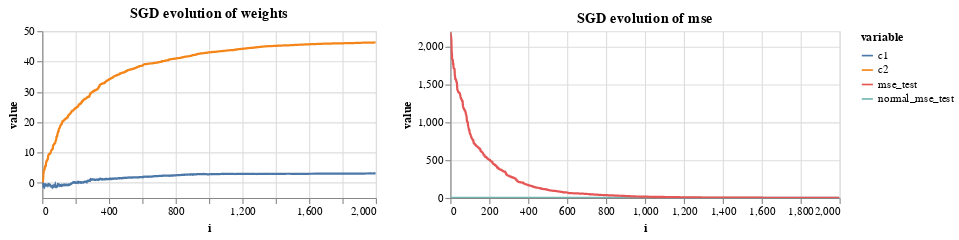

Notebook cell for this chart:
### Code cell
import altair as alt

alt.data_transformers.disable_max_rows()

pltr1 = (pd.melt(df_stats[['i', 'c1', 'c2']], id_vars=["i"]))
pltr2 = (pd.melt(df_stats[['i', 'normal_mse_test', 'mse_test']], id_vars=["i"]))

p1 = (alt.Chart(pltr1, title='SGD evolution of weights')
        .mark_line()
        .encode(x='i', y='value', color='variable', tooltip=['i', 'value', 'variable'])
        .properties(width=300, height=150)
        .interactive())

p2 = (alt.Chart(pltr2, title='SGD evolution of mse')
        .mark_line()
        .encode(x='i', y='value', color='variable', tooltip=['i', 'value', 'variable'])
        .properties(width=350, height=150)
        .interactive())

p1 | p2

### Figure 1 — Vega-Lite specification as saved in the notebook (floating-point values rounded to 4 significant figures; data arrays with more than 128 entries replaced by an {"elided": "..."} marker saying what was removed)
{"config": {"view": {"continuousWidth": 400, "continuousHeight": 300}}, "hconcat": [{"data": {"name": "data-ff71941a66a12fb5fb14f14b22a8d720"}, "mark": "line", "encoding": {"color": {"field": "variable", "type": "nominal"}, "tooltip": [{"field": "i", "type": "quantitative"}, {"field": "value", "type": "quantitative"}, {"field": "variable", "type": "nominal"}], "x": {"field": "i", "type": "quantitative"}, "y": {"field": "value", "type": "quantitative"}}, "height": 150, "selection": {"selector001": {"type": "interval", "bind": "scales", "encodings": ["x", "y"]}}, "title": "SGD evolution of weights", "width": 300}, {"data": {"name": "data-7c4ccee84ceffcd1f2fa87281bb12d47"}, "mark": "line", "encoding": {"color": {"field": "variable", "type": "nominal"}, "tooltip": [{"field": "i", "type": "quantitative"}, {"field": "value", "type": "quantitative"}, {"field": "variable", "type": "nominal"}], "x": {"field": "i", "type": "quantitative"}, "y": {"field": "value", "type": "quantitative"}}, "height": 150, "selection": {"selector002": {"type": "interval", "bind": "scales", "encodings": ["x", "y"]}}, "title": "SGD evolution of mse", "width": 350}], "$schema": "https://vega.github.io/schema/vega-lite/v4.17.0.json", "datasets": {"data-ff71941a66a12fb5fb14f14b22a8d720": {"elided": "4000 records"}, "data-7c4ccee84ceffcd1f2fa87281bb12d47": {"elided": "4000 records"}}}
